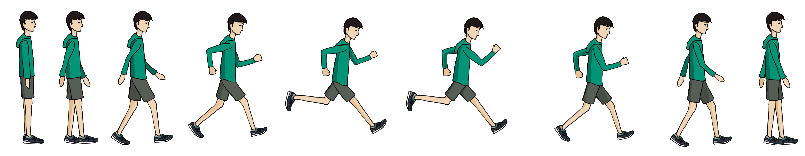

A 2D game scene composited from a Tiled map and its tileset images. What follows is a short description and the map's XML, with every tile layer's data as written:
An orthogonal 1x1 tile map with 805x156 px tiles, 1 tile layer (Tile Layer 1), 2 tilesets and 38 objects (frame2, frame3, frame4, frame5, frame6, ...).

<map version="1.2" tiledversion="1.2.2" orientation="orthogonal" renderorder="right-down" width="1" height="1" tilewidth="805" tileheight="156" infinite="0" nextlayerid="9" nextobjectid="46">
 <tileset firstgid="1" name="new_sprite" tilewidth="805" tileheight="156" tilecount="1" columns="1">
  <image source="new_sprite.png" width="805" height="156" />
 </tileset>
 <tileset firstgid="2" name="new_sprite" tilewidth="805" tileheight="156" tilecount="1" columns="1">
  <image source="new_sprite.png" width="805" height="156" />
 </tileset>
 <layer id="1" name="Tile Layer 1" width="1" height="1">
  <data encoding="csv">
1
</data>
 </layer>
 <objectgroup id="2" name="frame Walking">
  <object id="2" name="frame2" x="58" y="10" width="41" height="135" />
  <object id="4" name="frame3" x="110" y="10" width="64" height="136" />
  <object id="5" name="frame4" x="187" y="12" width="81" height="127" />
  <object id="6" name="frame5" x="284" y="12" width="104" height="119" />
  <object id="30" name="frame6" x="284" y="16" width="104" height="119" />
  <object id="29" name="frame7" x="187" y="12" width="81" height="127" />
  <object id="28" name="frame8" x="110" y="10" width="64" height="136" />
  <object id="27" name="frame9" x="58" y="10" width="41" height="135" />
  <object id="11" name="frame10" x="15" y="10" width="30" height="135" />
  <object id="10" name="frame11" x="758" y="11" width="41" height="135" />
  <object id="9" name="frame12" x="669" y="12" width="64" height="136" />
  <object id="8" name="frame13" x="553" y="15" width="82" height="128" />
  <object id="7" name="frame14" x="405" y="16" width="103" height="119" />
  <object id="31" name="frame15" x="405" y="16" width="103" height="119" />
  <object id="32" name="frame16" x="553" y="15" width="82" height="128" />
  <object id="33" name="frame17" x="669" y="12" width="64" height="136" />
  <object id="34" name="frame18" x="758" y="11" width="41" height="135" />
 </objectgroup>
 <objectgroup id="3" name="hitbox idle" visible="0">
  <object id="45" x="16" y="11" width="28" height="133" visible="0" />
 </objectgroup>
 <objectgroup id="4" name="frame jump" visible="0">
  <object id="24" name="frame1" x="284" y="16" width="104" height="119" />
 </objectgroup>
 <objectgroup id="5" name="hitbox jump" visible="0">
  <object id="25" x="336" y="1" width="28" height="133" />
 </objectgroup>
 <objectgroup id="6" name="frame idle" visible="0">
  <object id="44" name="frame0" x="15" y="10" width="30" height="135" />
 </objectgroup>
 <objectgroup id="7" name="hitbox Walking" visible="0">
  <object id="14" name="hitbox2" x="62" y="11" width="28" height="133" />
  <object id="16" name="hitbox3" x="127" y="12" width="28" height="133" />
  <object id="19" name="hitbox4" x="219" y="5" width="28" height="133" />
  <object id="20" name="hitbox5" x="336" y="1" width="28" height="133" />
  <object id="38" name="hitbox6" x="336" y="1" width="28" height="133" />
  <object id="37" name="hitbox7" x="219" y="5" width="28" height="133" />
  <object id="36" name="hitbox8" x="127" y="12" width="28" height="133" />
  <object id="35" name="hitbox9" x="62" y="11" width="28" height="133" />
  <object id="15" name="hitbox10" x="16" y="11" width="28" height="133" />
  <object id="39" name="hitbox11" x="762" y="12" width="28" height="133" />
  <object id="23" name="hitbox12" x="686" y="14" width="28" height="133" />
  <object id="22" name="hitbox13" x="586" y="9" width="28" height="133" />
  <object id="21" name="hitbox14" x="457" y="1" width="28" height="133" />
  <object id="40" name="hitbox15" x="457" y="1" width="28" height="133" />
  <object id="41" name="hitbox16" x="586" y="9" width="28" height="133" />
  <object id="42" name="hitbox17" x="686" y="14" width="28" height="133" />
  <object id="17" name="hitbox18" x="762" y="12" width="28" height="133" />
 </objectgroup>
</map>
